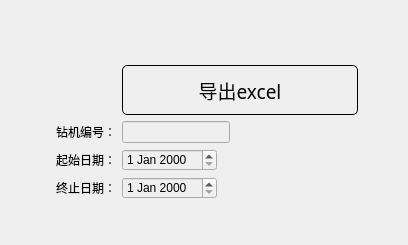
<?xml version="1.0" encoding="UTF-8"?>
<ui version="4.0">
 <class>MainWindow</class>
 <widget class="QMainWindow" name="MainWindow">
  <property name="geometry">
   <rect>
    <x>0</x>
    <y>0</y>
    <width>408</width>
    <height>245</height>
   </rect>
  </property>
  <property name="sizePolicy">
   <sizepolicy hsizetype="Expanding" vsizetype="Expanding">
    <horstretch>0</horstretch>
    <verstretch>0</verstretch>
   </sizepolicy>
  </property>
  <property name="windowTitle">
   <string>DrillProjectInfoReader</string>
  </property>
  <property name="styleSheet">
   <string notr="true">font: 75 14pt &quot;Adobe Arabic&quot;;
background-color:#efefef;
color:#000;
</string>
  </property>
  <property name="animated">
   <bool>true</bool>
  </property>
  <widget class="QWidget" name="centralwidget">
   <property name="enabled">
    <bool>true</bool>
   </property>
   <property name="sizePolicy">
    <sizepolicy hsizetype="Expanding" vsizetype="Expanding">
     <horstretch>0</horstretch>
     <verstretch>0</verstretch>
    </sizepolicy>
   </property>
   <layout class="QGridLayout" name="gridLayout_3">
    <item row="1" column="0">
     <widget class="QFrame" name="frame">
      <property name="styleSheet">
       <string notr="true"/>
      </property>
      <property name="frameShadow">
       <enum>QFrame::Raised</enum>
      </property>
      <layout class="QGridLayout" name="gridLayout_4">
       <item row="2" column="0" rowspan="3">
        <spacer name="horizontalSpacer_3">
         <property name="orientation">
          <enum>Qt::Horizontal</enum>
         </property>
         <property name="sizeType">
          <enum>QSizePolicy::Fixed</enum>
         </property>
         <property name="sizeHint" stdset="0">
          <size>
           <width>20</width>
           <height>10</height>
          </size>
         </property>
        </spacer>
       </item>
       <item row="2" column="3" rowspan="3">
        <spacer name="horizontalSpacer_7">
         <property name="orientation">
          <enum>Qt::Horizontal</enum>
         </property>
         <property name="sizeType">
          <enum>QSizePolicy::Fixed</enum>
         </property>
         <property name="sizeHint" stdset="0">
          <size>
           <width>20</width>
           <height>10</height>
          </size>
         </property>
        </spacer>
       </item>
       <item row="0" column="0" colspan="4">
        <spacer name="verticalSpacer_3">
         <property name="orientation">
          <enum>Qt::Vertical</enum>
         </property>
         <property name="sizeType">
          <enum>QSizePolicy::Fixed</enum>
         </property>
         <property name="sizeHint" stdset="0">
          <size>
           <width>20</width>
           <height>20</height>
          </size>
         </property>
        </spacer>
       </item>
       <item row="3" column="2" rowspan="2">
        <layout class="QGridLayout" name="gridLayout_6" rowstretch="0,0,0,0,0" columnstretch="0,0,0">
         <property name="sizeConstraint">
          <enum>QLayout::SetFixedSize</enum>
         </property>
         <property name="leftMargin">
          <number>6</number>
         </property>
         <property name="topMargin">
          <number>6</number>
         </property>
         <property name="rightMargin">
          <number>6</number>
         </property>
         <property name="bottomMargin">
          <number>6</number>
         </property>
         <item row="2" column="0">
          <widget class="QLabel" name="label">
           <property name="sizePolicy">
            <sizepolicy hsizetype="Fixed" vsizetype="Preferred">
             <horstretch>0</horstretch>
             <verstretch>0</verstretch>
            </sizepolicy>
           </property>
           <property name="minimumSize">
            <size>
             <width>60</width>
             <height>0</height>
            </size>
           </property>
           <property name="text">
            <string>钻机编号：</string>
           </property>
          </widget>
         </item>
         <item row="3" column="0">
          <widget class="QLabel" name="label_2">
           <property name="text">
            <string>起始日期：</string>
           </property>
          </widget>
         </item>
         <item row="3" column="1">
          <widget class="QDateEdit" name="startDateEdit">
           <property name="sizePolicy">
            <sizepolicy hsizetype="Fixed" vsizetype="Fixed">
             <horstretch>0</horstretch>
             <verstretch>0</verstretch>
            </sizepolicy>
           </property>
          </widget>
         </item>
         <item row="0" column="1">
          <widget class="QPushButton" name="searchButton">
           <property name="sizePolicy">
            <sizepolicy hsizetype="Expanding" vsizetype="Fixed">
             <horstretch>0</horstretch>
             <verstretch>0</verstretch>
            </sizepolicy>
           </property>
           <property name="minimumSize">
            <size>
             <width>60</width>
             <height>50</height>
            </size>
           </property>
           <property name="maximumSize">
            <size>
             <width>400</width>
             <height>16777215</height>
            </size>
           </property>
           <property name="sizeIncrement">
            <size>
             <width>50</width>
             <height>100</height>
            </size>
           </property>
           <property name="font">
            <font>
             <family>Adobe Arabic</family>
             <pointsize>14</pointsize>
             <weight>9</weight>
             <italic>false</italic>
             <bold>false</bold>
            </font>
           </property>
           <property name="acceptDrops">
            <bool>false</bool>
           </property>
           <property name="layoutDirection">
            <enum>Qt::LeftToRight</enum>
           </property>
           <property name="styleSheet">
            <string notr="true">font: 75 14pt &quot;Adobe Arabic&quot;;
border-radius:5px;
color:#000;
border: 1px solid #000</string>
           </property>
           <property name="text">
            <string>导出excel</string>
           </property>
           <property name="icon">
            <iconset>
             <normaloff>C:/Users/18637/.designer/uisource/importData.png</normaloff>C:/Users/18637/.designer/uisource/importData.png</iconset>
           </property>
           <property name="iconSize">
            <size>
             <width>0</width>
             <height>0</height>
            </size>
           </property>
           <property name="autoDefault">
            <bool>false</bool>
           </property>
           <property name="default">
            <bool>true</bool>
           </property>
           <property name="flat">
            <bool>false</bool>
           </property>
          </widget>
         </item>
         <item row="4" column="1">
          <widget class="QDateEdit" name="endDateEdit">
           <property name="sizePolicy">
            <sizepolicy hsizetype="Fixed" vsizetype="Fixed">
             <horstretch>0</horstretch>
             <verstretch>0</verstretch>
            </sizepolicy>
           </property>
          </widget>
         </item>
         <item row="4" column="0">
          <widget class="QLabel" name="label_3">
           <property name="text">
            <string>终止日期：</string>
           </property>
          </widget>
         </item>
         <item row="2" column="1">
          <widget class="QLineEdit" name="drillNumLineEdit">
           <property name="sizePolicy">
            <sizepolicy hsizetype="Fixed" vsizetype="Fixed">
             <horstretch>0</horstretch>
             <verstretch>0</verstretch>
            </sizepolicy>
           </property>
          </widget>
         </item>
        </layout>
       </item>
      </layout>
     </widget>
    </item>
   </layout>
  </widget>
  <widget class="QStatusBar" name="statusbar"/>
 </widget>
 <resources/>
 <connections/>
</ui>
